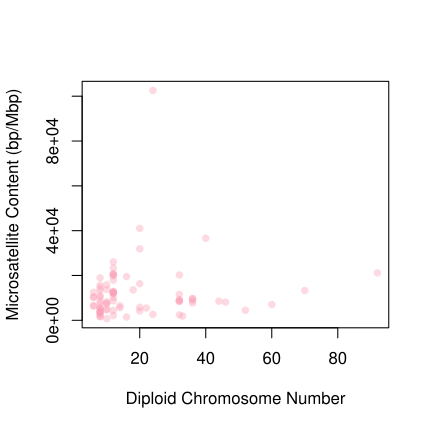

Generate this figure with R:
#load in packages needed
library(phytools)
library(geiger)
library(phylolm)

#read in nmicrosatellite data
str <- read.csv("../data/traits/micro.vs.chrom.csv")

#read in chromosome data
chrom <- read.csv("../data/traits/data.invert.csv")

#vector of names from chromosome data
chrom.names <- paste(chrom$Genus, chrom$species)

#loop that finds species diploid chromosome number from our data frame
for(i in 1:nrow(str)){
  # if species in microcounter matches one in chromosome data 
  if(str$species[i] %in% chrom.names){
    #store the name in vector hit
    hit <- which(chrom.names == str$species[i])[1]
    #fill in diploid number for those species that have a match in the 
    #chromosome data
    str$diploid.num[i] <- chrom$Chromosome.number..female..2N[hit]
  }
}

#make a new data frame that will contain only those species with both 
#microsatellite and chromosome number data
dat.intersect <- str[complete.cases(str),]

#write the CSV with microsatellite, genome, and diploid chromosome number data
write.csv(dat.intersect, "dat.intersect.csv")

#have to manually put in _ between species names and remove first column
#for following code to work

#then reread in the data
dat.intersect <- read.csv("../figures/dat.intersect.csv", 
                          as.is = T,
                          row.names = 1)

#read in trees
trees <- read.nexus("../data/trees/post.nex")

#make a vector to store p-values
pvals.chrom <- c()

#loops through the 100 posterior distribution trees and determines the data
#necessary for the p-value
for(i in 1:100){
  #stores tree number
  tree.test <- trees[[i]]
  #matches species within the dataset and the tree
  foo <- treedata(phy = tree.test, data=dat.intersect)
  #stores current trees data
  tree.cur <- foo[[1]]
  #creates data frame of the data for each tree
  dat <- as.data.frame(foo[[2]])
  #stores p-value on phylolm analysis
  pvals.chrom[i] <- summary(phylolm(all ~ diploid.num, 
                                   data = dat.intersect, 
                                   phy = tree.cur, 
                                   model = "BM", 
                                   boot = 100))$coefficients[2,6]
}

#makes a histogram containing the p-values from the loop
hist(pvals.chrom,
     main = "Chromosome Number P-Values",
     xlab = "P-Values",
     ylab = "Frequency of P-Values")

#store the bp/Mbp microsatellite content
bpMbp <- dat.intersect$all/(dat.intersect$gsz/1000000)

#plot the microsatellite content in bp/Mbp and the diploid chromosome number
plot(bpMbp~dat.intersect$diploid.num,
     xlab = "Diploid Chromosome Number",
     ylab = "Microsatellite Content (bp/Mbp)",
     pch = 16, 
     col = rgb(250, 159, 181, 100,
               maxColorValue = 255))

# export pdf at 4.3" x 4.3"
